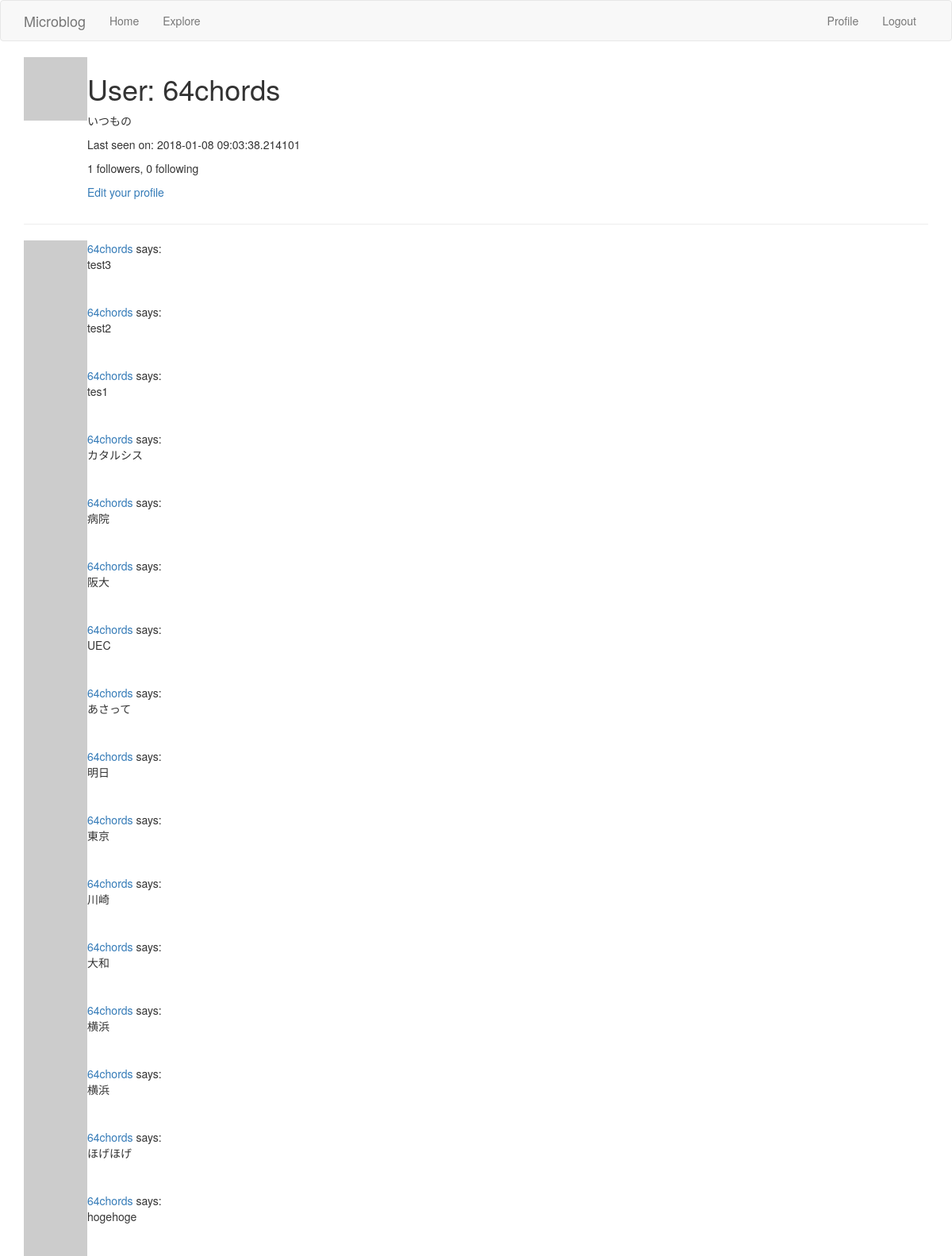
Before: /user/64chords (signed in) with the older database file.
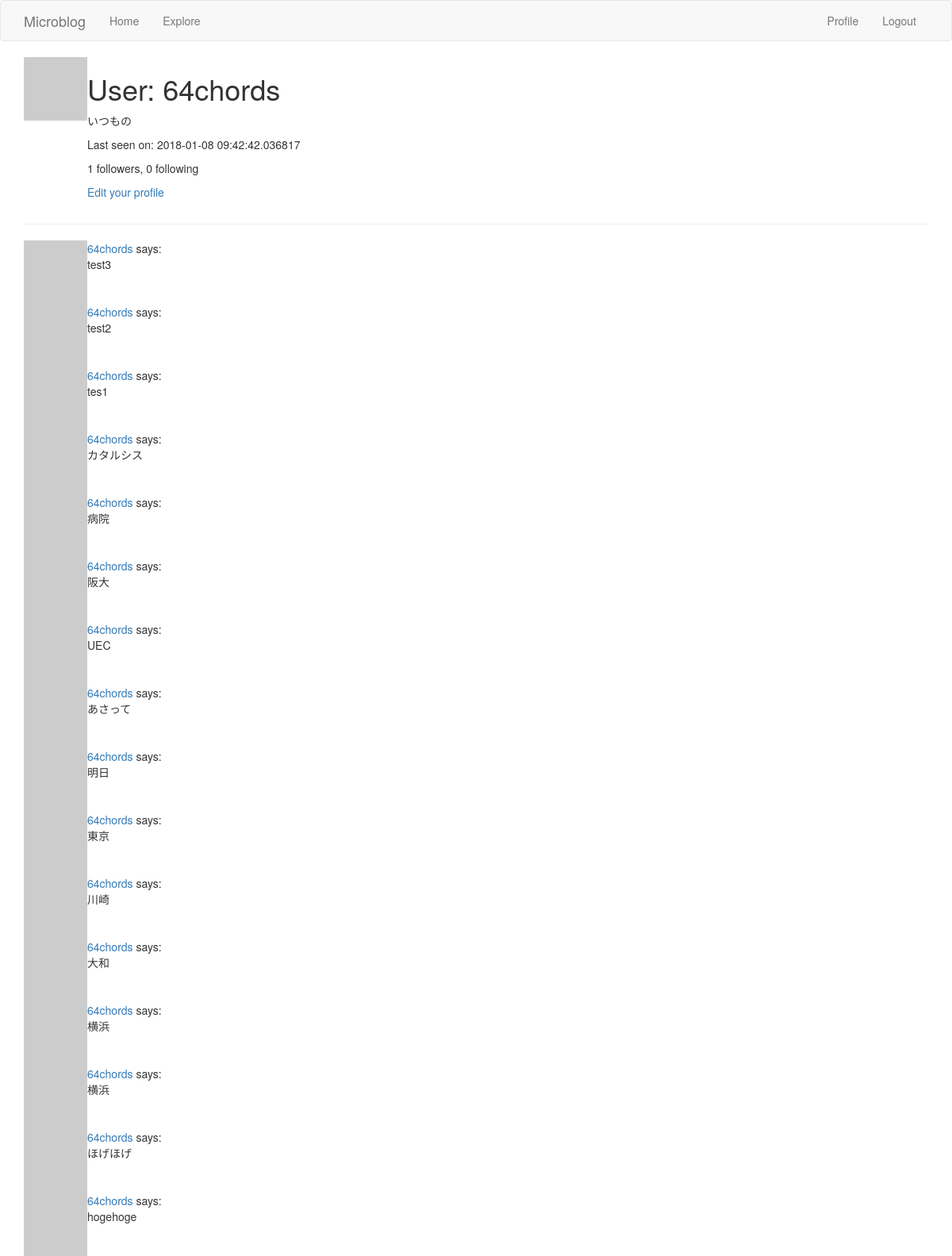
After: the same page with the newer database file.
### app/models.py (models this page shows, shortened)
class User(UserMixin,db.Model):
    id = db.Column(db.Integer,primary_key=True)
    username = db.Column(db.String(64),index=True,unique=True)
    email = db.Column(db.String(120),index=True,unique=True)
    password_hash = db.Column(db.String(128))
    about_me = db.Column(db.String(140))
    last_seen = db.Column(db.DateTime,default=datetime.utcnow)
    """
    a db.relationship field is normally defined on the “one” side, and
    is used as a convenient way to get access to the “many”.
    """
    posts = db.relationship("Post",backref="author",lazy="dynamic")
    """
    フォロー・フォロワーの関係を追加
    "User": セルフ参照の関係なので自分自身
    secondary: 関係性を表す関係テーブル
    followers.c.**: cはColumnsを表すプロパティ
    詳細はp.134~135を参照のこと（８．３節）
    """
    followed = db.relationship(
        "User",secondary=followers,
        primaryjoin=(followers.c.follower_id == id),
        secondaryjoin=(followers.c.followed_id == id),
        backref=db.backref("followers",lazy="dynamic"),lazy="dynamic"
    )
    def avatar(self,size):
        digest = md5(self.email.lower().encode('utf-8')).hexdigest()
        return "https://www.gravatar.com/avatar/{}?d=identicon&s={}".\
            format(digest,size)

class Post(db.Model):
    id = db.Column(db.Integer,primary_key=True)
    body = db.Column(db.String(140))
    timestamp = db.Column(db.DateTime,index=True,default=datetime.utcnow)
    user_id = db.Column(db.Integer,db.ForeignKey('user.id'))

### app/routes.py (the view)
@app.route('/user/<username>')
@login_required
def user(username):
    user = User.query.filter_by(username=username).first_or_404()
    page = request.args.get("page",1,type=int)
    posts = user.posts.order_by(Post.timestamp.desc()).paginate(
        page,app.config["POSTS_PER_PAGE"],False)
    next_url = url_for("user",username=username,page=posts.next_num)\
        if posts.has_next else None
    prev_url = url_for("user",username=username,page=posts.prev_num)\
        if posts.has_prev else None
    return render_template("user.html",user=user,posts=posts.items,
        next_url=next_url,prev_url=prev_url)

### app/models.py (called while the page is built)
@login.user_loader
def load_user(id):
    return User.query.get(int(id))

### app/routes.py (called while the page is built)
@app.before_request
def before_request():
    if current_user.is_authenticated:
        current_user.last_seen = datetime.utcnow()
        db.session.commit()

### app/templates/user.html (shortened to what this page needs)
{% extends "base.html" %}
{% block app_content %}
<table>
  <tr valign="top">
    <td><img src="{{ user.avatar(128) }}" alt=""></td>
    <td>
      <h1>User: {{ user.username }}</h1>
      {% if user.about_me %}
      <p>{{ user.about_me }}</p>
      {% endif %}
      {% if user.last_seen %}
      <p>Last seen on: {{ user.last_seen }}</p>
      {% endif %}
      <p>{{ user.followers.count() }} followers, {{ user.followed.count() }} following </p>
      {% if user == current_user %}
      <p><a href="{{ url_for('edit_profile') }}">Edit your profile</a></p>
      {% elif not current_user.is_following(user) %}
      <p><a href="{{ url_for("follow",username=user.username) }}">Follow</a></p>
      {% else %}
      <p><a href="{{ url_for("unfollow",username=user.username) }}">Unfollow</a></p>
      {% endif %}
    </td>
  </tr>
</table>
<hr>
{%for post in posts %}
  {% include '_post.html' %}
{% endfor %}
{% endblock %}

### app/templates/base.html (shortened to what this page needs)
{% extends "bootstrap/base.html" %}
{% block navbar %}
<nav class="navbar navbar-default">
  <div class="container">
    <div class="navbar-header">
      <a class="navbar-brand" href="{{ url_for("index") }}">Microblog</a>
    </div>
    <div class="collapse navbar-collapse" id="bs-example-navbar-collapse-1">
      <ul class="nav navbar-nav">
        <li><a href="{{ url_for("index") }}">Home</a></li>
        <li><a href="{{ url_for("explore") }}">Explore</a></li>
      </ul>
      <ul class="nav navbar-nav navbar-right">
        {% if current_user.is_anonymous %}
        <li><a href="{{ url_for("login") }}">Login</a></li>
        {% else %}
        <li><a href="{{ url_for("user",username=current_user.username) }}">Profile</a></li>
        <li><a href="{{ url_for("logout") }}">Logout</a></li>
        {% endif %}
      </ul>
    </div>
  </div>
</nav>
{% endblock %}
{% block content %}
<div class="container">
  {% block app_content %}{% endblock %}
</div>
{% endblock %}

### app/templates/_post.html
<table>
  <tr valign="top">
    <td><img src="{{ post.author.avatar(36) }}" alt=""></td>
    <td><a href="{{ url_for('user',username=post.author.username) }}">{{ post.author.username }}</a> says:<br>{{ post.body }}</td>
  </tr>
</table>

Changed rows visible on the page:
changed User "64chords": last_seen "2018-01-08 09:03:38.214101" → "2018-01-08 09:42:42.036817"
